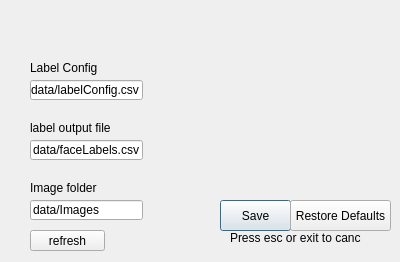
<?xml version="1.0" encoding="UTF-8"?>
<ui version="4.0">
 <class>settingsWindow</class>
 <widget class="QDialog" name="settingsWindow">
  <property name="geometry">
   <rect>
    <x>0</x>
    <y>0</y>
    <width>400</width>
    <height>262</height>
   </rect>
  </property>
  <property name="windowTitle">
   <string>settings</string>
  </property>
  <property name="windowIcon">
   <iconset>
    <normaloff>data/icon.ico</normaloff>data/icon.ico</iconset>
  </property>
  <property name="accessibleName">
   <string/>
  </property>
  <property name="sizeGripEnabled">
   <bool>false</bool>
  </property>
  <property name="modal">
   <bool>false</bool>
  </property>
  <widget class="QLineEdit" name="labelListPath">
   <property name="geometry">
    <rect>
     <x>30</x>
     <y>140</y>
     <width>113</width>
     <height>20</height>
    </rect>
   </property>
   <property name="text">
    <string>data/faceLabels.csv</string>
   </property>
  </widget>
  <widget class="QLineEdit" name="imageDir">
   <property name="geometry">
    <rect>
     <x>30</x>
     <y>200</y>
     <width>113</width>
     <height>20</height>
    </rect>
   </property>
   <property name="text">
    <string>data/Images</string>
   </property>
  </widget>
  <widget class="QLineEdit" name="labelConfigPath">
   <property name="geometry">
    <rect>
     <x>30</x>
     <y>80</y>
     <width>113</width>
     <height>20</height>
    </rect>
   </property>
   <property name="text">
    <string>data/labelConfig.csv</string>
   </property>
  </widget>
  <widget class="QLabel" name="label">
   <property name="geometry">
    <rect>
     <x>30</x>
     <y>180</y>
     <width>101</width>
     <height>16</height>
    </rect>
   </property>
   <property name="text">
    <string>Image folder</string>
   </property>
  </widget>
  <widget class="QLabel" name="label_2">
   <property name="geometry">
    <rect>
     <x>30</x>
     <y>120</y>
     <width>101</width>
     <height>16</height>
    </rect>
   </property>
   <property name="text">
    <string>label output file</string>
   </property>
  </widget>
  <widget class="QLabel" name="label_3">
   <property name="geometry">
    <rect>
     <x>30</x>
     <y>60</y>
     <width>101</width>
     <height>16</height>
    </rect>
   </property>
   <property name="text">
    <string>Label Config</string>
   </property>
  </widget>
  <widget class="QLabel" name="label_4">
   <property name="geometry">
    <rect>
     <x>230</x>
     <y>230</y>
     <width>131</width>
     <height>16</height>
    </rect>
   </property>
   <property name="text">
    <string>Press esc or exit to cancel</string>
   </property>
  </widget>
  <widget class="QPushButton" name="saveButton">
   <property name="geometry">
    <rect>
     <x>220</x>
     <y>200</y>
     <width>71</width>
     <height>31</height>
    </rect>
   </property>
   <property name="text">
    <string>Save</string>
   </property>
  </widget>
  <widget class="QPushButton" name="restoreDefaultsButton">
   <property name="geometry">
    <rect>
     <x>290</x>
     <y>200</y>
     <width>101</width>
     <height>31</height>
    </rect>
   </property>
   <property name="text">
    <string>Restore Defaults</string>
   </property>
  </widget>
  <widget class="QPushButton" name="refreshButton">
   <property name="geometry">
    <rect>
     <x>30</x>
     <y>230</y>
     <width>75</width>
     <height>21</height>
    </rect>
   </property>
   <property name="text">
    <string>refresh</string>
   </property>
  </widget>
 </widget>
 <resources/>
 <connections/>
</ui>
